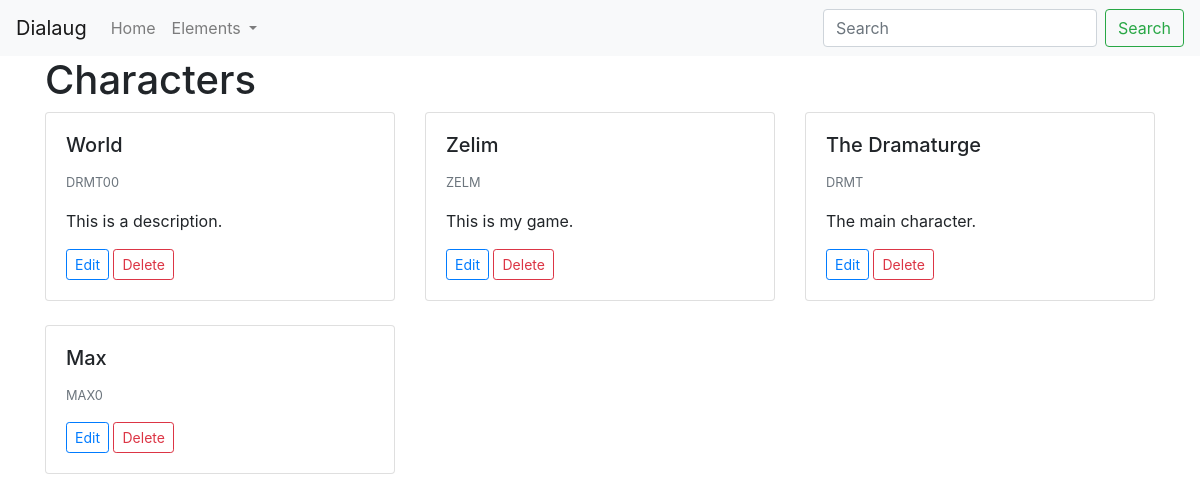
Page /characters/ on the earlier database version.
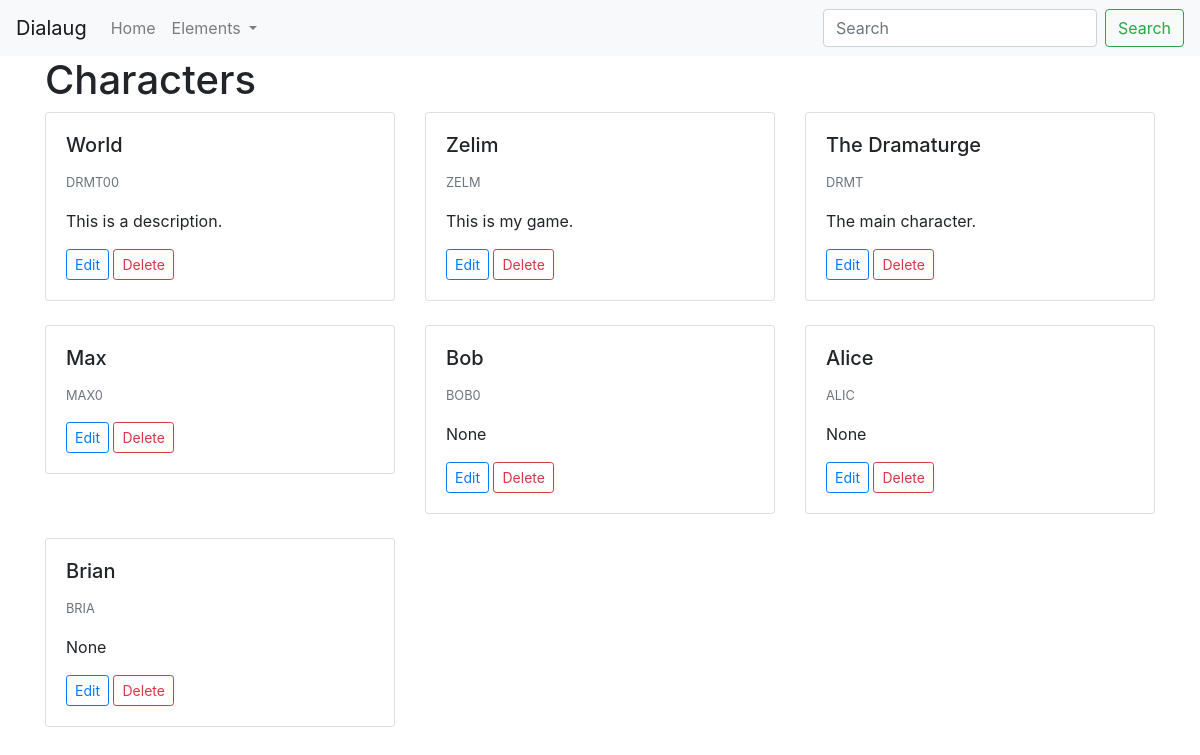
Same page on the later database version.
### characters/models.py (models this page shows, shortened)
class Character(models.Model):
    name = models.CharField(blank=True, null=True, max_length=80)
    age = models.PositiveSmallIntegerField(blank=True, null=True)
    gender = models.CharField(blank=True, null=True, max_length=80)
    code = models.CharField(blank=True, null=True, max_length=6)
    description = models.TextField(blank=True, null=True)
    def get_edit_url(self):
        return reverse("characters:edit-character", kwargs={'pk': self.id})
    def get_delete_url(self):
        return reverse("characters:delete-character", kwargs={'pk': self.id})

### characters/views.py (the view)
# urls.py: path('', views.IndexView.as_view(), name='index'),
class IndexView(generic.ListView):
    template_name = 'characters/index.html'
    context_object_name = "characters"
    def get_queryset(self):
        return Character.objects.all()

### characters/templates/characters/index.html
{% extends 'base.html' %}
{% block content %}
    <div class="container">
        <div class="row">
            <div class="col-md-12">
                <h1>Characters</h1>
                <div class="row">
                    {% for character in characters %}
                    <div class="col-md-4">
                        <div class="card">
                            <div class="card-body">
                                <h5 class="card-title">{{ character.name }}</h5>
                                <p class="card-text"><small class="text-muted">{{ character.code }}</small></p>
                                <p class="card-text">{{ character.description }}</p>
                                <a href="{{ character.get_edit_url }}" class="btn btn-outline-primary btn-sm">Edit</a>
                                <a href="{{ character.get_delete_url }}" class="btn btn-outline-danger btn-sm">Delete</a>
                            </div>
                        </div>
                        <br>
                    </div>
                    {% endfor %}
                </div>
            </div>
        </div>
    </div>
{% endblock %}

### templates/base.html (shortened to what this page needs)
<!doctype html>
<html lang="en">
  <head>
    <link rel="stylesheet" href="https://stackpath.bootstrapcdn.com/bootstrap/4.5.2/css/bootstrap.min.css">
  </head>
  <body>
    {% include 'standard_nav.html' %}
    {% block content %}{% endblock %}
  </body>
</html>

### templates/standard_nav.html (shortened to what this page needs)
<nav class="navbar navbar-expand-lg navbar-light bg-light">
    <a class="navbar-brand" href="#">Dialaug</a>
    <div class="collapse navbar-collapse" id="navbarSupportedContent">
      <ul class="navbar-nav mr-auto">
        <li class="nav-item">
          <a class="nav-link" href="/">Home</a>
        </li>
        <li class="nav-item dropdown">
          <a class="nav-link dropdown-toggle" href="#" id="navbarDropdown" role="button" data-toggle="dropdown" aria-haspopup="true" aria-expanded="false">
            Elements
          </a>
        </li>
      </ul>
      <form class="form-inline my-2 my-lg-0">
        <input class="form-control mr-sm-2" type="search" placeholder="Search" aria-label="Search">
        <button class="btn btn-outline-success my-2 my-sm-0" type="submit">Search</button>
      </form>
    </div>
</nav>

Differences in the rows shown:
added Character: name "Bob", code "BOB0", description "None"
added Character: name "Alice", code "ALIC", description "None"
added Character: name "Brian", code "BRIA", description "None"
